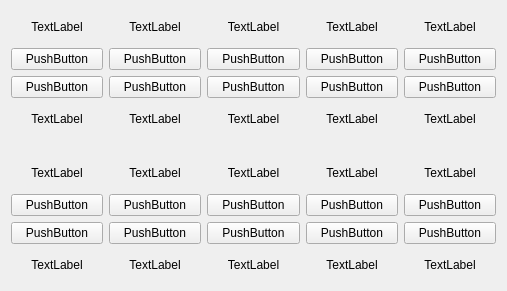
  <widget class="QWidget" name="layoutWidget">
   <property name="geometry">
    <rect>
     <x>1010</x>
     <y>690</y>
     <width>507</width>
     <height>291</height>
    </rect>
   </property>
   <layout class="QVBoxLayout" name="verticalLayout_228">
    <item>
     <layout class="QGridLayout" name="gridLayout_31">
      <item row="1" column="4">
       <layout class="QVBoxLayout" name="verticalLayout_208">
        <item>
         <widget class="QPushButton" name="btn142">
          <property name="text">
           <string>PushButton</string>
          </property>
         </widget>
        </item>
        <item>
         <widget class="QLabel" name="time142">
          <property name="text">
           <string>TextLabel</string>
          </property>
          <property name="alignment">
           <set>Qt::AlignCenter</set>
          </property>
         </widget>
        </item>
       </layout>
      </item>
      <item row="0" column="4">
       <layout class="QVBoxLayout" name="verticalLayout_209">
        <item>
         <widget class="QLabel" name="time137">
          <property name="text">
           <string>TextLabel</string>
          </property>
          <property name="alignment">
           <set>Qt::AlignCenter</set>
          </property>
         </widget>
        </item>
        <item>
         <widget class="QPushButton" name="btn137">
          <property name="text">
           <string>PushButton</string>
          </property>
         </widget>
        </item>
       </layout>
      </item>
      <item row="0" column="2">
       <layout class="QVBoxLayout" name="verticalLayout_210">
        <item>
         <widget class="QLabel" name="time135">
          <property name="text">
           <string>TextLabel</string>
          </property>
          <property name="alignment">
           <set>Qt::AlignCenter</set>
          </property>
         </widget>
        </item>
        <item>
         <widget class="QPushButton" name="btn135">
          <property name="text">
           <string>PushButton</string>
          </property>
         </widget>
        </item>
       </layout>
      </item>
      <item row="0" column="1">
       <layout class="QVBoxLayout" name="verticalLayout_211">
        <item>
         <widget class="QLabel" name="time134">
          <property name="text">
           <string>TextLabel</string>
          </property>
          <property name="alignment">
           <set>Qt::AlignCenter</set>
          </property>
         </widget>
        </item>
        <item>
         <widget class="QPushButton" name="btn134">
          <property name="text">
           <string>PushButton</string>
          </property>
         </widget>
        </item>
       </layout>
      </item>
      <item row="0" column="3">
       <layout class="QVBoxLayout" name="verticalLayout_212">
        <item>
         <widget class="QLabel" name="time136">
          <property name="text">
           <string>TextLabel</string>
          </property>
          <property name="alignment">
           <set>Qt::AlignCenter</set>
          </property>
         </widget>
        </item>
        <item>
         <widget class="QPushButton" name="btn136">
          <property name="text">
           <string>PushButton</string>
          </property>
         </widget>
        </item>
       </layout>
      </item>
      <item row="1" column="1">
       <layout class="QVBoxLayout" name="verticalLayout_213">
        <item>
         <widget class="QPushButton" name="btn139">
          <property name="text">
           <string>PushButton</string>
          </property>
         </widget>
        </item>
        <item>
         <widget class="QLabel" name="time139">
          <property name="text">
           <string>TextLabel</string>
          </property>
          <property name="alignment">
           <set>Qt::AlignCenter</set>
          </property>
         </widget>
        </item>
       </layout>
      </item>
      <item row="1" column="2">
       <layout class="QVBoxLayout" name="verticalLayout_214">
        <item>
         <widget class="QPushButton" name="btn140">
          <property name="text">
           <string>PushButton</string>
          </property>
         </widget>
        </item>
        <item>
         <widget class="QLabel" name="time140">
          <property name="text">
           <string>TextLabel</string>
          </property>
          <property name="alignment">
           <set>Qt::AlignCenter</set>
          </property>
         </widget>
        </item>
       </layout>
      </item>
      <item row="1" column="3">
       <layout class="QVBoxLayout" name="verticalLayout_215">
        <item>
         <widget class="QPushButton" name="btn141">
          <property name="text">
           <string>PushButton</string>
          </property>
         </widget>
        </item>
        <item>
         <widget class="QLabel" name="time141">
          <property name="text">
           <string>TextLabel</string>
          </property>
          <property name="alignment">
           <set>Qt::AlignCenter</set>
          </property>
         </widget>
        </item>
       </layout>
      </item>
      <item row="0" column="0">
       <layout class="QVBoxLayout" name="verticalLayout_216">
        <item>
         <widget class="QLabel" name="time133">
          <property name="text">
           <string>TextLabel</string>
          </property>
          <property name="alignment">
           <set>Qt::AlignCenter</set>
          </property>
         </widget>
        </item>
        <item>
         <widget class="QPushButton" name="btn133">
          <property name="text">
           <string>PushButton</string>
          </property>
         </widget>
        </item>
       </layout>
      </item>
      <item row="1" column="0">
       <layout class="QVBoxLayout" name="verticalLayout_217">
        <item>
         <widget class="QPushButton" name="btn138">
          <property name="text">
           <string>PushButton</string>
          </property>
         </widget>
        </item>
        <item>
         <widget class="QLabel" name="time138">
          <property name="text">
           <string>TextLabel</string>
          </property>
          <property name="alignment">
           <set>Qt::AlignCenter</set>
          </property>
         </widget>
        </item>
       </layout>
      </item>
     </layout>
    </item>
    <item>
     <spacer name="verticalSpacer_82">
      <property name="orientation">
       <enum>Qt::Vertical</enum>
      </property>
      <property name="sizeType">
       <enum>QSizePolicy::Fixed</enum>
      </property>
      <property name="sizeHint" stdset="0">
       <size>
        <width>20</width>
        <height>18</height>
       </size>
      </property>
     </spacer>
    </item>
    <item>
     <layout class="QGridLayout" name="gridLayout_32">
      <item row="1" column="4">
       <layout class="QVBoxLayout" name="verticalLayout_218">
        <item>
         <widget class="QPushButton" name="btn152">
          <property name="text">
           <string>PushButton</string>
          </property>
         </widget>
        </item>
        <item>
         <widget class="QLabel" name="time152">
          <property name="text">
           <string>TextLabel</string>
          </property>
          <property name="alignment">
           <set>Qt::AlignCenter</set>
          </property>
         </widget>
        </item>
       </layout>
      </item>
      <item row="0" column="4">
       <layout class="QVBoxLayout" name="verticalLayout_219">
        <item>
         <widget class="QLabel" name="time147">
          <property name="text">
           <string>TextLabel</string>
          </property>
          <property name="alignment">
           <set>Qt::AlignCenter</set>
          </property>
         </widget>
        </item>
        <item>
         <widget class="QPushButton" name="btn147">
          <property name="text">
           <string>PushButton</string>
          </property>
         </widget>
        </item>
       </layout>
      </item>
      <item row="0" column="2">
       <layout class="QVBoxLayout" name="verticalLayout_220">
        <item>
         <widget class="QLabel" name="time145">
          <property name="text">
           <string>TextLabel</string>
          </property>
          <property name="alignment">
           <set>Qt::AlignCenter</set>
          </property>
         </widget>
        </item>
        <item>
         <widget class="QPushButton" name="btn145">
          <property name="text">
           <string>PushButton</string>
          </property>
         </widget>
        </item>
       </layout>
      </item>
      <item row="0" column="1">
       <layout class="QVBoxLayout" name="verticalLayout_221">
        <item>
         <widget class="QLabel" name="time144">
          <property name="text">
           <string>TextLabel</string>
          </property>
          <property name="alignment">
           <set>Qt::AlignCenter</set>
          </property>
         </widget>
        </item>
        <item>
         <widget class="QPushButton" name="btn144">
          <property name="text">
           <string>PushButton</string>
          </property>
         </widget>
        </item>
       </layout>
      </item>
      <item row="0" column="3">
       <layout class="QVBoxLayout" name="verticalLayout_222">
        <item>
         <widget class="QLabel" name="time146">
          <property name="text">
           <string>TextLabel</string>
          </property>
          <property name="alignment">
           <set>Qt::AlignCenter</set>
          </property>
         </widget>
        </item>
        <item>
         <widget class="QPushButton" name="btn146">
          <property name="text">
           <string>PushButton</string>
          </property>
         </widget>
        </item>
       </layout>
      </item>
      <item row="1" column="1">
       <layout class="QVBoxLayout" name="verticalLayout_223">
        <item>
         <widget class="QPushButton" name="btn149">
          <property name="text">
           <string>PushButton</string>
          </property>
         </widget>
        </item>
        <item>
         <widget class="QLabel" name="time149">
          <property name="text">
           <string>TextLabel</string>
          </property>
          <property name="alignment">
           <set>Qt::AlignCenter</set>
          </property>
         </widget>
        </item>
       </layout>
      </item>
      <item row="1" column="2">
       <layout class="QVBoxLayout" name="verticalLayout_224">
        <item>
         <widget class="QPushButton" name="btn150">
          <property name="text">
           <string>PushButton</string>
          </property>
         </widget>
        </item>
        <item>
         <widget class="QLabel" name="time150">
          <property name="text">
           <string>TextLabel</string>
          </property>
          <property name="alignment">
           <set>Qt::AlignCenter</set>
          </property>
         </widget>
        </item>
       </layout>
      </item>
      <item row="1" column="3">
       <layout class="QVBoxLayout" name="verticalLayout_225">
        <item>
         <widget class="QPushButton" name="btn151">
          <property name="text">
           <string>PushButton</string>
          </property>
         </widget>
        </item>
        <item>
         <widget class="QLabel" name="time151">
          <property name="text">
           <string>TextLabel</string>
          </property>
          <property name="alignment">
           <set>Qt::AlignCenter</set>
          </property>
         </widget>
        </item>
       </layout>
      </item>
      <item row="0" column="0">
       <layout class="QVBoxLayout" name="verticalLayout_226">
        <item>
         <widget class="QLabel" name="time143">
          <property name="text">
           <string>TextLabel</string>
          </property>
          <property name="alignment">
           <set>Qt::AlignCenter</set>
          </property>
         </widget>
        </item>
        <item>
         <widget class="QPushButton" name="btn143">
          <property name="text">
           <string>PushButton</string>
          </property>
         </widget>
        </item>
       </layout>
      </item>
      <item row="1" column="0">
       <layout class="QVBoxLayout" name="verticalLayout_227">
        <item>
         <widget class="QPushButton" name="btn148">
          <property name="text">
           <string>PushButton</string>
          </property>
         </widget>
        </item>
        <item>
         <widget class="QLabel" name="time148">
          <property name="text">
           <string>TextLabel</string>
          </property>
          <property name="alignment">
           <set>Qt::AlignCenter</set>
          </property>
         </widget>
        </item>
       </layout>
      </item>
     </layout>
    </item>
   </layout>
  </widget>
